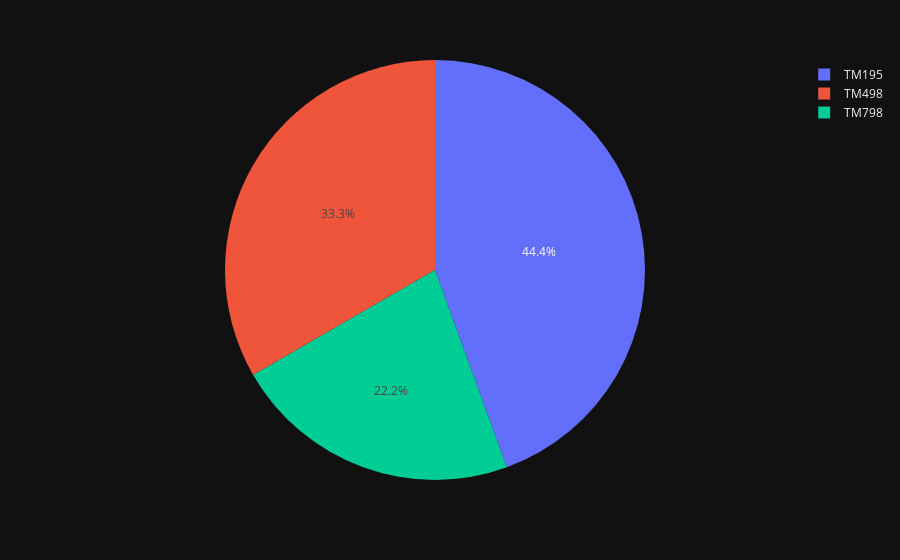

The notebook cell this image was saved under:
### Code cell
fig = px.pie(df, names='Product')
fig

### Figure 1 — Plotly figure (JSON) as saved in the notebook; plotly's stock layout.template omitted (floating-point values rounded to 4 significant figures; data arrays with more than 128 entries replaced by an {"elided": "..."} marker saying what was removed)
{"data": [{"domain": {"x": [0.0, 1.0], "y": [0.0, 1.0]}, "hovertemplate": "Product=%{label}<extra></extra>", "labels": {"elided": "180 str values"}, "legendgroup": "", "name": "", "showlegend": true, "type": "pie"}], "layout": {"legend": {"tracegroupgap": 0}, "margin": {"t": 60}}}
